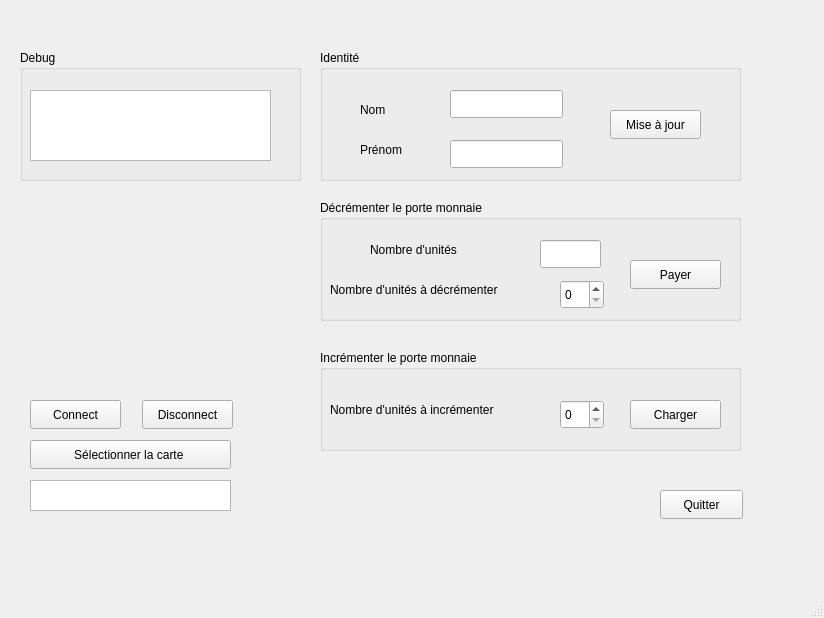
<?xml version="1.0" encoding="UTF-8"?>
<ui version="4.0">
 <class>MainWindow</class>
 <widget class="QMainWindow" name="MainWindow">
  <property name="geometry">
   <rect>
    <x>0</x>
    <y>0</y>
    <width>824</width>
    <height>618</height>
   </rect>
  </property>
  <property name="windowTitle">
   <string>MainWindow</string>
  </property>
  <widget class="QWidget" name="centralwidget">
   <widget class="QPushButton" name="Connect">
    <property name="geometry">
     <rect>
      <x>30</x>
      <y>400</y>
      <width>91</width>
      <height>29</height>
     </rect>
    </property>
    <property name="text">
     <string>Connect</string>
    </property>
   </widget>
   <widget class="QPushButton" name="Quitter">
    <property name="geometry">
     <rect>
      <x>660</x>
      <y>490</y>
      <width>83</width>
      <height>29</height>
     </rect>
    </property>
    <property name="text">
     <string>Quitter</string>
    </property>
   </widget>
   <widget class="QGroupBox" name="groupBox">
    <property name="geometry">
     <rect>
      <x>320</x>
      <y>50</y>
      <width>421</width>
      <height>131</height>
     </rect>
    </property>
    <property name="title">
     <string>Identité</string>
    </property>
    <widget class="QLineEdit" name="Nom">
     <property name="geometry">
      <rect>
       <x>130</x>
       <y>40</y>
       <width>113</width>
       <height>28</height>
      </rect>
     </property>
     <property name="text">
      <string/>
     </property>
    </widget>
    <widget class="QLineEdit" name="Prenom">
     <property name="geometry">
      <rect>
       <x>130</x>
       <y>90</y>
       <width>113</width>
       <height>28</height>
      </rect>
     </property>
     <property name="text">
      <string/>
     </property>
    </widget>
    <widget class="QLabel" name="label">
     <property name="geometry">
      <rect>
       <x>40</x>
       <y>50</y>
       <width>63</width>
       <height>20</height>
      </rect>
     </property>
     <property name="text">
      <string>Nom</string>
     </property>
    </widget>
    <widget class="QLabel" name="label_2">
     <property name="geometry">
      <rect>
       <x>40</x>
       <y>90</y>
       <width>63</width>
       <height>20</height>
      </rect>
     </property>
     <property name="text">
      <string>Prénom</string>
     </property>
    </widget>
    <widget class="QPushButton" name="Maj">
     <property name="geometry">
      <rect>
       <x>290</x>
       <y>60</y>
       <width>91</width>
       <height>29</height>
      </rect>
     </property>
     <property name="text">
      <string>Mise à jour</string>
     </property>
    </widget>
   </widget>
   <widget class="QGroupBox" name="groupBox_2">
    <property name="geometry">
     <rect>
      <x>320</x>
      <y>200</y>
      <width>421</width>
      <height>121</height>
     </rect>
    </property>
    <property name="title">
     <string>Décrémenter le porte monnaie</string>
    </property>
    <widget class="QPushButton" name="Payer">
     <property name="geometry">
      <rect>
       <x>310</x>
       <y>60</y>
       <width>91</width>
       <height>29</height>
      </rect>
     </property>
     <property name="text">
      <string>Payer</string>
     </property>
    </widget>
    <widget class="QLabel" name="label_3">
     <property name="geometry">
      <rect>
       <x>50</x>
       <y>40</y>
       <width>131</width>
       <height>20</height>
      </rect>
     </property>
     <property name="text">
      <string>Nombre d'unités</string>
     </property>
    </widget>
    <widget class="QLabel" name="label_4">
     <property name="geometry">
      <rect>
       <x>10</x>
       <y>80</y>
       <width>221</width>
       <height>20</height>
      </rect>
     </property>
     <property name="text">
      <string>Nombre d'unités à décrémenter</string>
     </property>
    </widget>
    <widget class="QSpinBox" name="nb_unite_spin_dec">
     <property name="geometry">
      <rect>
       <x>240</x>
       <y>80</y>
       <width>44</width>
       <height>29</height>
      </rect>
     </property>
    </widget>
    <widget class="QLineEdit" name="nb_unite">
     <property name="geometry">
      <rect>
       <x>220</x>
       <y>40</y>
       <width>61</width>
       <height>28</height>
      </rect>
     </property>
     <property name="readOnly">
      <bool>true</bool>
     </property>
    </widget>
   </widget>
   <widget class="QGroupBox" name="groupBox_3">
    <property name="geometry">
     <rect>
      <x>320</x>
      <y>350</y>
      <width>421</width>
      <height>101</height>
     </rect>
    </property>
    <property name="title">
     <string>Incrémenter le porte monnaie</string>
    </property>
    <widget class="QPushButton" name="Charger">
     <property name="geometry">
      <rect>
       <x>310</x>
       <y>50</y>
       <width>91</width>
       <height>29</height>
      </rect>
     </property>
     <property name="text">
      <string>Charger</string>
     </property>
    </widget>
    <widget class="QSpinBox" name="nb_unite_spin_inc">
     <property name="geometry">
      <rect>
       <x>240</x>
       <y>50</y>
       <width>44</width>
       <height>29</height>
      </rect>
     </property>
    </widget>
    <widget class="QLabel" name="label_5">
     <property name="geometry">
      <rect>
       <x>10</x>
       <y>50</y>
       <width>221</width>
       <height>20</height>
      </rect>
     </property>
     <property name="text">
      <string>Nombre d'unités à incrémenter</string>
     </property>
    </widget>
   </widget>
   <widget class="QPushButton" name="Disconnect">
    <property name="geometry">
     <rect>
      <x>142</x>
      <y>400</y>
      <width>91</width>
      <height>29</height>
     </rect>
    </property>
    <property name="text">
     <string>Disconnect</string>
    </property>
   </widget>
   <widget class="QPushButton" name="Select_carte">
    <property name="geometry">
     <rect>
      <x>30</x>
      <y>440</y>
      <width>201</width>
      <height>29</height>
     </rect>
    </property>
    <property name="text">
     <string>Sélectionner la carte </string>
    </property>
   </widget>
   <widget class="QGroupBox" name="groupBox_4">
    <property name="geometry">
     <rect>
      <x>20</x>
      <y>50</y>
      <width>281</width>
      <height>131</height>
     </rect>
    </property>
    <property name="title">
     <string>Debug</string>
    </property>
    <widget class="QTextEdit" name="Saisie_Affichage">
     <property name="geometry">
      <rect>
       <x>10</x>
       <y>40</y>
       <width>241</width>
       <height>71</height>
      </rect>
     </property>
    </widget>
   </widget>
   <widget class="QTextEdit" name="Affichage">
    <property name="geometry">
     <rect>
      <x>30</x>
      <y>480</y>
      <width>201</width>
      <height>31</height>
     </rect>
    </property>
   </widget>
   <widget class="QLabel" name="image_refus">
    <property name="geometry">
     <rect>
      <x>90</x>
      <y>210</y>
      <width>121</width>
      <height>121</height>
     </rect>
    </property>
    <property name="text">
     <string/>
    </property>
    <property name="pixmap">
     <pixmap resource="ressources.qrc">:/Downloads/false.png</pixmap>
    </property>
    <property name="scaledContents">
     <bool>true</bool>
    </property>
   </widget>
   <widget class="QLabel" name="image_valide">
    <property name="geometry">
     <rect>
      <x>60</x>
      <y>210</y>
      <width>161</width>
      <height>121</height>
     </rect>
    </property>
    <property name="text">
     <string/>
    </property>
    <property name="pixmap">
     <pixmap resource="ressources.qrc">:/Downloads/valide.png</pixmap>
    </property>
    <property name="scaledContents">
     <bool>true</bool>
    </property>
   </widget>
   <zorder>groupBox_3</zorder>
   <zorder>groupBox_2</zorder>
   <zorder>groupBox</zorder>
   <zorder>Connect</zorder>
   <zorder>Quitter</zorder>
   <zorder>Disconnect</zorder>
   <zorder>Select_carte</zorder>
   <zorder>groupBox_4</zorder>
   <zorder>Affichage</zorder>
   <zorder>image_refus</zorder>
   <zorder>image_valide</zorder>
  </widget>
  <widget class="QMenuBar" name="menubar">
   <property name="geometry">
    <rect>
     <x>0</x>
     <y>0</y>
     <width>824</width>
     <height>25</height>
    </rect>
   </property>
  </widget>
  <widget class="QStatusBar" name="statusbar"/>
 </widget>
 <resources>
  <include location="ressources.qrc"/>
 </resources>
 <connections/>
</ui>
